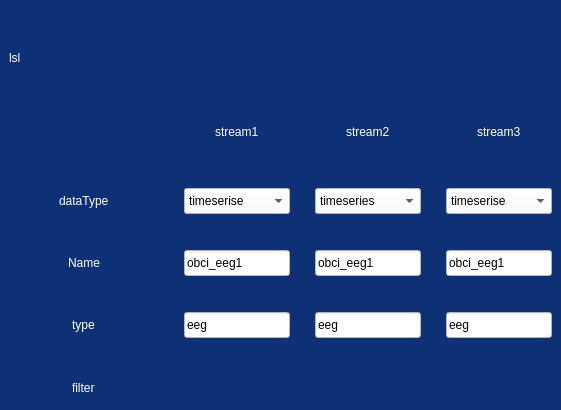
<?xml version="1.0" encoding="UTF-8"?>
<ui version="4.0">
 <class>lsl</class>
 <widget class="QWidget" name="lsl">
  <property name="geometry">
   <rect>
    <x>0</x>
    <y>0</y>
    <width>561</width>
    <height>410</height>
   </rect>
  </property>
  <property name="sizePolicy">
   <sizepolicy hsizetype="Fixed" vsizetype="Fixed">
    <horstretch>0</horstretch>
    <verstretch>0</verstretch>
   </sizepolicy>
  </property>
  <property name="windowTitle">
   <string>Form</string>
  </property>
  <property name="styleSheet">
   <string notr="true">*{
	background-color:rgb(14, 49, 117);
	color:rgb(255,255,255);
}
QComboBox{
	background-color:rgb(255,255,255);
	color:rgb(0,0,0);
}
QLineEdit{
	background-color:rgb(255,255,255);
	color:rgb(0,0,0);
}
QGroupBox{border:none;}</string>
  </property>
  <layout class="QVBoxLayout" name="verticalLayout_2" stretch="0">
   <property name="spacing">
    <number>0</number>
   </property>
   <property name="leftMargin">
    <number>0</number>
   </property>
   <property name="topMargin">
    <number>0</number>
   </property>
   <property name="rightMargin">
    <number>0</number>
   </property>
   <property name="bottomMargin">
    <number>0</number>
   </property>
   <item>
    <widget class="QGroupBox" name="groupBox">
     <property name="sizePolicy">
      <sizepolicy hsizetype="Expanding" vsizetype="Expanding">
       <horstretch>0</horstretch>
       <verstretch>0</verstretch>
      </sizepolicy>
     </property>
     <property name="styleSheet">
      <string notr="true"/>
     </property>
     <property name="title">
      <string/>
     </property>
     <layout class="QVBoxLayout" name="verticalLayout">
      <property name="leftMargin">
       <number>9</number>
      </property>
      <property name="topMargin">
       <number>9</number>
      </property>
      <property name="rightMargin">
       <number>9</number>
      </property>
      <property name="bottomMargin">
       <number>9</number>
      </property>
      <item>
       <layout class="QHBoxLayout" name="horizontalLayout_2">
        <property name="spacing">
         <number>0</number>
        </property>
        <property name="sizeConstraint">
         <enum>QLayout::SetMinimumSize</enum>
        </property>
        <item>
         <widget class="QLabel" name="label">
          <property name="sizePolicy">
           <sizepolicy hsizetype="Preferred" vsizetype="Preferred">
            <horstretch>0</horstretch>
            <verstretch>0</verstretch>
           </sizepolicy>
          </property>
          <property name="text">
           <string>lsl</string>
          </property>
         </widget>
        </item>
        <item alignment="Qt::AlignRight">
         <widget class="QPushButton" name="pushButton">
          <property name="sizePolicy">
           <sizepolicy hsizetype="Preferred" vsizetype="Preferred">
            <horstretch>0</horstretch>
            <verstretch>0</verstretch>
           </sizepolicy>
          </property>
          <property name="minimumSize">
           <size>
            <width>0</width>
            <height>0</height>
           </size>
          </property>
          <property name="text">
           <string/>
          </property>
          <property name="icon">
           <iconset resource="res.qrc">
            <normaloff>:/res/frame.png</normaloff>:/res/frame.png</iconset>
          </property>
          <property name="iconSize">
           <size>
            <width>236</width>
            <height>44</height>
           </size>
          </property>
          <property name="flat">
           <bool>true</bool>
          </property>
         </widget>
        </item>
       </layout>
      </item>
      <item>
       <layout class="QGridLayout" name="gridLayout" rowstretch="0,0,0,0,0" columnstretch="0,0,0,0" columnminimumwidth="0,0,0,0">
        <property name="sizeConstraint">
         <enum>QLayout::SetDefaultConstraint</enum>
        </property>
        <property name="horizontalSpacing">
         <number>25</number>
        </property>
        <property name="verticalSpacing">
         <number>36</number>
        </property>
        <item row="0" column="0">
         <widget class="QLabel" name="label_9">
          <property name="sizePolicy">
           <sizepolicy hsizetype="Preferred" vsizetype="Preferred">
            <horstretch>0</horstretch>
            <verstretch>0</verstretch>
           </sizepolicy>
          </property>
          <property name="maximumSize">
           <size>
            <width>16777215</width>
            <height>40</height>
           </size>
          </property>
          <property name="text">
           <string/>
          </property>
         </widget>
        </item>
        <item row="1" column="3">
         <widget class="QComboBox" name="comboBox_3">
          <property name="sizePolicy">
           <sizepolicy hsizetype="Preferred" vsizetype="Preferred">
            <horstretch>0</horstretch>
            <verstretch>0</verstretch>
           </sizepolicy>
          </property>
          <property name="minimumSize">
           <size>
            <width>0</width>
            <height>0</height>
           </size>
          </property>
          <property name="maximumSize">
           <size>
            <width>106</width>
            <height>26</height>
           </size>
          </property>
          <item>
           <property name="text">
            <string>timeserise</string>
           </property>
          </item>
         </widget>
        </item>
        <item row="3" column="0" alignment="Qt::AlignHCenter">
         <widget class="QLabel" name="label_8">
          <property name="sizePolicy">
           <sizepolicy hsizetype="Preferred" vsizetype="Preferred">
            <horstretch>0</horstretch>
            <verstretch>0</verstretch>
           </sizepolicy>
          </property>
          <property name="text">
           <string>type</string>
          </property>
         </widget>
        </item>
        <item row="1" column="2">
         <widget class="QComboBox" name="comboBox_2">
          <property name="sizePolicy">
           <sizepolicy hsizetype="Preferred" vsizetype="Preferred">
            <horstretch>0</horstretch>
            <verstretch>0</verstretch>
           </sizepolicy>
          </property>
          <property name="minimumSize">
           <size>
            <width>0</width>
            <height>0</height>
           </size>
          </property>
          <property name="maximumSize">
           <size>
            <width>106</width>
            <height>26</height>
           </size>
          </property>
          <item>
           <property name="text">
            <string>timeseries</string>
           </property>
          </item>
         </widget>
        </item>
        <item row="1" column="0" alignment="Qt::AlignHCenter">
         <widget class="QLabel" name="label_5">
          <property name="sizePolicy">
           <sizepolicy hsizetype="Preferred" vsizetype="Preferred">
            <horstretch>0</horstretch>
            <verstretch>0</verstretch>
           </sizepolicy>
          </property>
          <property name="text">
           <string>dataType</string>
          </property>
         </widget>
        </item>
        <item row="3" column="2">
         <widget class="QLineEdit" name="lineEdit_6">
          <property name="sizePolicy">
           <sizepolicy hsizetype="Preferred" vsizetype="Preferred">
            <horstretch>0</horstretch>
            <verstretch>0</verstretch>
           </sizepolicy>
          </property>
          <property name="minimumSize">
           <size>
            <width>0</width>
            <height>0</height>
           </size>
          </property>
          <property name="maximumSize">
           <size>
            <width>106</width>
            <height>26</height>
           </size>
          </property>
          <property name="text">
           <string>eeg</string>
          </property>
         </widget>
        </item>
        <item row="2" column="1">
         <widget class="QLineEdit" name="lineEdit">
          <property name="sizePolicy">
           <sizepolicy hsizetype="Preferred" vsizetype="Preferred">
            <horstretch>0</horstretch>
            <verstretch>0</verstretch>
           </sizepolicy>
          </property>
          <property name="minimumSize">
           <size>
            <width>0</width>
            <height>0</height>
           </size>
          </property>
          <property name="maximumSize">
           <size>
            <width>106</width>
            <height>26</height>
           </size>
          </property>
          <property name="text">
           <string>obci_eeg1</string>
          </property>
         </widget>
        </item>
        <item row="0" column="2" alignment="Qt::AlignHCenter">
         <widget class="QLabel" name="label_3">
          <property name="sizePolicy">
           <sizepolicy hsizetype="Preferred" vsizetype="Preferred">
            <horstretch>0</horstretch>
            <verstretch>0</verstretch>
           </sizepolicy>
          </property>
          <property name="maximumSize">
           <size>
            <width>16777215</width>
            <height>40</height>
           </size>
          </property>
          <property name="text">
           <string>stream2</string>
          </property>
         </widget>
        </item>
        <item row="3" column="3">
         <widget class="QLineEdit" name="lineEdit_3">
          <property name="sizePolicy">
           <sizepolicy hsizetype="Preferred" vsizetype="Preferred">
            <horstretch>0</horstretch>
            <verstretch>0</verstretch>
           </sizepolicy>
          </property>
          <property name="minimumSize">
           <size>
            <width>0</width>
            <height>0</height>
           </size>
          </property>
          <property name="maximumSize">
           <size>
            <width>106</width>
            <height>26</height>
           </size>
          </property>
          <property name="text">
           <string>eeg</string>
          </property>
         </widget>
        </item>
        <item row="3" column="1">
         <widget class="QLineEdit" name="lineEdit_4">
          <property name="sizePolicy">
           <sizepolicy hsizetype="Preferred" vsizetype="Preferred">
            <horstretch>0</horstretch>
            <verstretch>0</verstretch>
           </sizepolicy>
          </property>
          <property name="minimumSize">
           <size>
            <width>0</width>
            <height>0</height>
           </size>
          </property>
          <property name="maximumSize">
           <size>
            <width>106</width>
            <height>26</height>
           </size>
          </property>
          <property name="text">
           <string>eeg</string>
          </property>
         </widget>
        </item>
        <item row="2" column="3">
         <widget class="QLineEdit" name="lineEdit_5">
          <property name="sizePolicy">
           <sizepolicy hsizetype="Preferred" vsizetype="Preferred">
            <horstretch>0</horstretch>
            <verstretch>0</verstretch>
           </sizepolicy>
          </property>
          <property name="minimumSize">
           <size>
            <width>0</width>
            <height>0</height>
           </size>
          </property>
          <property name="maximumSize">
           <size>
            <width>106</width>
            <height>26</height>
           </size>
          </property>
          <property name="text">
           <string>obci_eeg1</string>
          </property>
         </widget>
        </item>
        <item row="4" column="0" alignment="Qt::AlignHCenter">
         <widget class="QLabel" name="label_7">
          <property name="sizePolicy">
           <sizepolicy hsizetype="Preferred" vsizetype="Preferred">
            <horstretch>0</horstretch>
            <verstretch>0</verstretch>
           </sizepolicy>
          </property>
          <property name="text">
           <string>filter</string>
          </property>
         </widget>
        </item>
        <item row="0" column="3" alignment="Qt::AlignHCenter">
         <widget class="QLabel" name="label_4">
          <property name="sizePolicy">
           <sizepolicy hsizetype="Preferred" vsizetype="Preferred">
            <horstretch>0</horstretch>
            <verstretch>0</verstretch>
           </sizepolicy>
          </property>
          <property name="maximumSize">
           <size>
            <width>16777215</width>
            <height>40</height>
           </size>
          </property>
          <property name="text">
           <string>stream3</string>
          </property>
         </widget>
        </item>
        <item row="2" column="0" alignment="Qt::AlignHCenter">
         <widget class="QLabel" name="label_6">
          <property name="sizePolicy">
           <sizepolicy hsizetype="Preferred" vsizetype="Preferred">
            <horstretch>0</horstretch>
            <verstretch>0</verstretch>
           </sizepolicy>
          </property>
          <property name="text">
           <string>Name</string>
          </property>
         </widget>
        </item>
        <item row="2" column="2">
         <widget class="QLineEdit" name="lineEdit_2">
          <property name="sizePolicy">
           <sizepolicy hsizetype="Preferred" vsizetype="Expanding">
            <horstretch>0</horstretch>
            <verstretch>0</verstretch>
           </sizepolicy>
          </property>
          <property name="minimumSize">
           <size>
            <width>0</width>
            <height>0</height>
           </size>
          </property>
          <property name="maximumSize">
           <size>
            <width>106</width>
            <height>26</height>
           </size>
          </property>
          <property name="text">
           <string>obci_eeg1</string>
          </property>
         </widget>
        </item>
        <item row="1" column="1">
         <widget class="QComboBox" name="comboBox">
          <property name="sizePolicy">
           <sizepolicy hsizetype="Preferred" vsizetype="Preferred">
            <horstretch>0</horstretch>
            <verstretch>0</verstretch>
           </sizepolicy>
          </property>
          <property name="minimumSize">
           <size>
            <width>0</width>
            <height>0</height>
           </size>
          </property>
          <property name="maximumSize">
           <size>
            <width>106</width>
            <height>26</height>
           </size>
          </property>
          <item>
           <property name="text">
            <string>timeserise</string>
           </property>
          </item>
         </widget>
        </item>
        <item row="0" column="1" alignment="Qt::AlignHCenter">
         <widget class="QLabel" name="label_2">
          <property name="sizePolicy">
           <sizepolicy hsizetype="Preferred" vsizetype="Preferred">
            <horstretch>0</horstretch>
            <verstretch>0</verstretch>
           </sizepolicy>
          </property>
          <property name="maximumSize">
           <size>
            <width>16777215</width>
            <height>40</height>
           </size>
          </property>
          <property name="text">
           <string>stream1</string>
          </property>
         </widget>
        </item>
        <item row="4" column="1" alignment="Qt::AlignRight">
         <widget class="switchbutton" name="widget" native="true">
          <property name="sizePolicy">
           <sizepolicy hsizetype="Preferred" vsizetype="Preferred">
            <horstretch>0</horstretch>
            <verstretch>0</verstretch>
           </sizepolicy>
          </property>
          <property name="minimumSize">
           <size>
            <width>61</width>
            <height>27</height>
           </size>
          </property>
          <property name="maximumSize">
           <size>
            <width>61</width>
            <height>27</height>
           </size>
          </property>
         </widget>
        </item>
        <item row="4" column="2" alignment="Qt::AlignRight">
         <widget class="switchbutton" name="widget_2" native="true">
          <property name="sizePolicy">
           <sizepolicy hsizetype="Preferred" vsizetype="Preferred">
            <horstretch>0</horstretch>
            <verstretch>0</verstretch>
           </sizepolicy>
          </property>
          <property name="minimumSize">
           <size>
            <width>61</width>
            <height>27</height>
           </size>
          </property>
          <property name="maximumSize">
           <size>
            <width>61</width>
            <height>27</height>
           </size>
          </property>
         </widget>
        </item>
        <item row="4" column="3" alignment="Qt::AlignRight">
         <widget class="switchbutton" name="widget_3" native="true">
          <property name="sizePolicy">
           <sizepolicy hsizetype="Preferred" vsizetype="Preferred">
            <horstretch>0</horstretch>
            <verstretch>0</verstretch>
           </sizepolicy>
          </property>
          <property name="minimumSize">
           <size>
            <width>61</width>
            <height>27</height>
           </size>
          </property>
          <property name="maximumSize">
           <size>
            <width>61</width>
            <height>27</height>
           </size>
          </property>
         </widget>
        </item>
       </layout>
      </item>
     </layout>
    </widget>
   </item>
  </layout>
 </widget>
 <customwidgets>
  <customwidget>
   <class>switchbutton</class>
   <extends>QWidget</extends>
   <header location="global">switchbutton.h</header>
   <container>1</container>
  </customwidget>
 </customwidgets>
 <resources>
  <include location="res.qrc"/>
 </resources>
 <connections/>
</ui>
